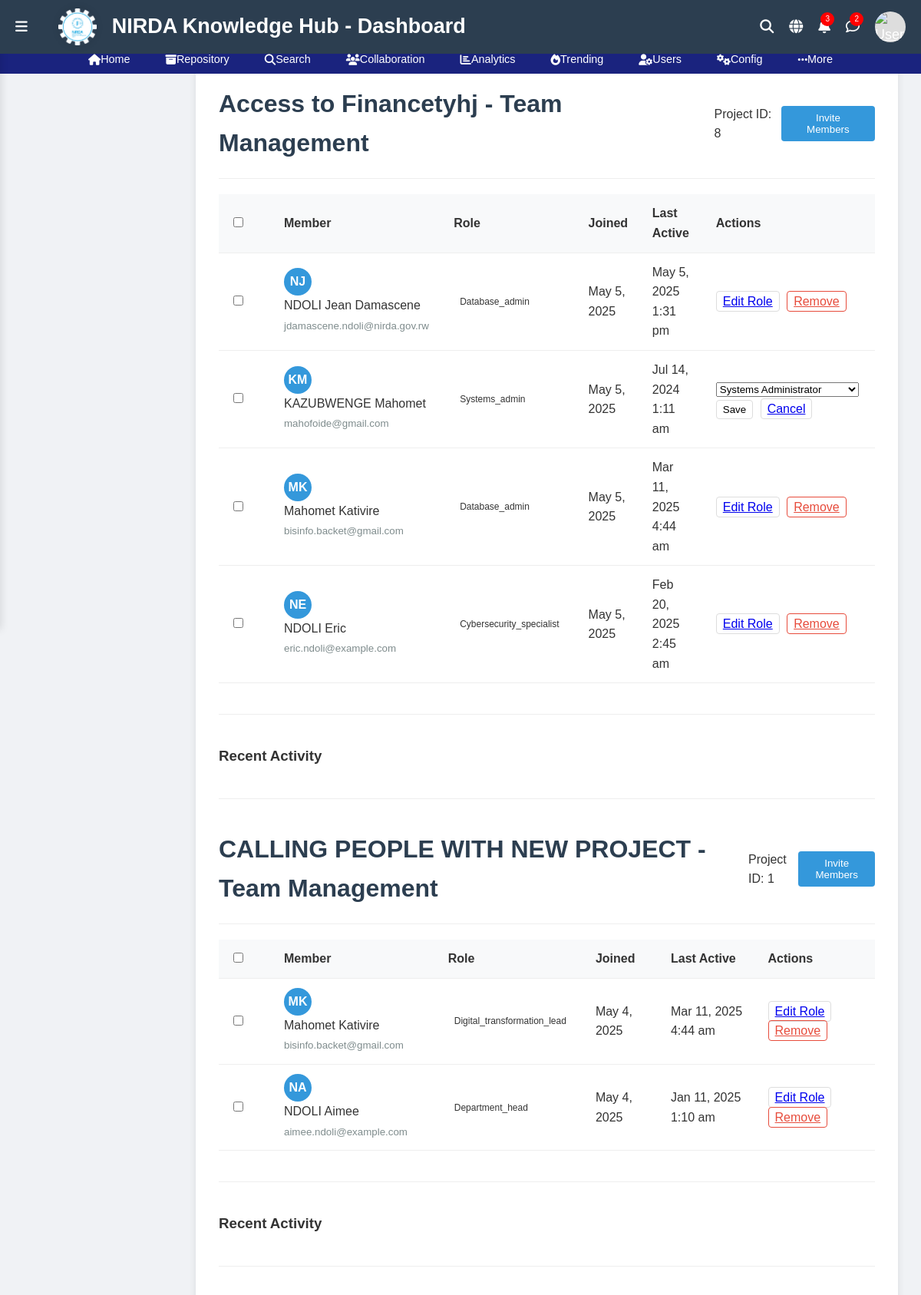
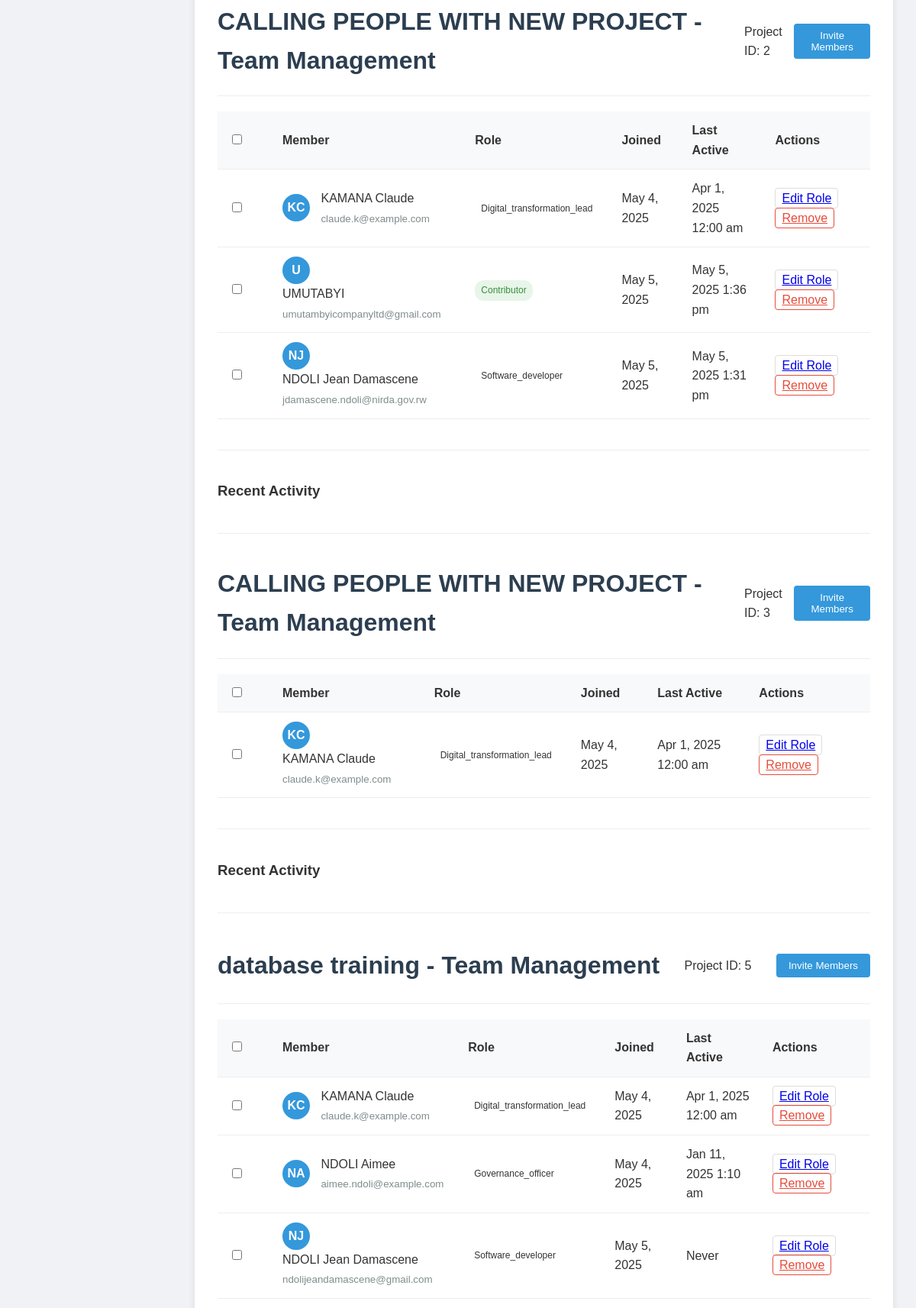
The app's page /CollaborativeProjects/project_members.php?edit_role=1 (upper part) with its own data (2 pictures, top to bottom).
### tables this page shows
CREATE TABLE `projects` (
  `project_id` int(11) NOT NULL,
  `project_name` varchar(100) NOT NULL,
  `description` text DEFAULT NULL,
  `project_template` varchar(100) DEFAULT NULL,
  `start_date` date DEFAULT NULL,
  `end_date` date DEFAULT NULL,
  `goal_title` varchar(255) DEFAULT NULL,
  `goal_description` text DEFAULT NULL,
  `created_by` int(11) DEFAULT NULL,
  `created_at` timestamp NOT NULL DEFAULT current_timestamp()
);

CREATE TABLE `project_members` (
  `member_id` int(12) NOT NULL,
  `project_id` int(11) NOT NULL,
  `user_id` int(11) NOT NULL,
  `role` varchar(50) DEFAULT NULL,
  `joined_at` timestamp NOT NULL DEFAULT current_timestamp()
);

CREATE TABLE `users` (
  `user_id` int(11) NOT NULL,
  `username` varchar(50) NOT NULL,
  `email` varchar(100) NOT NULL,
  `password` varchar(255) NOT NULL,
  `full_name` varchar(100) NOT NULL,
  `role_id` int(11) NOT NULL,
  `department` varchar(100) DEFAULT NULL,
  `division` varchar(100) DEFAULT NULL,
  `unit` varchar(100) DEFAULT NULL,
  `phone_number` varchar(20) DEFAULT NULL,
  `language_preference` enum('English','French','Kinyarwanda') DEFAULT 'English',
  `is_active` tinyint(1) DEFAULT 1,
  `created_at` timestamp NOT NULL DEFAULT current_timestamp(),
  `last_login` timestamp NULL DEFAULT NULL
);

### CollaborativeProjects/project_members.php (the view, shortened to what this page needs)
<?php
include('../SchedureEvent/connect.php');
function getAllProjects($connection) {
    $projects = [];
    $query = "SELECT project_id, project_name FROM projects ORDER BY project_name";
    $result = mysqli_query($connection, $query);
    while ($row = mysqli_fetch_assoc($result)) {
        $projects[] = $row;
    }
    return $projects;
}
function getProjectMembers($connection, $project_id = null) {
    $members = [];
    $query = "SELECT
                pm.project_id,
                u.user_id,
                u.full_name,
                u.email,
                u.last_login,
                pm.role,
                pm.joined_at
              FROM project_members pm
              JOIN users u ON pm.user_id = u.user_id";
    if ($project_id !== null) {
        $query .= " WHERE pm.project_id = ?";
        $stmt = $connection->prepare($query);
        $stmt->bind_param("i", $project_id);
        $stmt->execute();
        $result = $stmt->get_result();
    } else {
        $result = mysqli_query($connection, $query);
    }
    while ($row = ($project_id !== null ? $result->fetch_assoc() : mysqli_fetch_assoc($result))) {
        $members[] = $row;
    }
    return $members;
}
$projects = getAllProjects($connection);
$all_members = getProjectMembers($connection);
function getInitials($full_name) {
    $initials = '';
    $parts = explode(' ', $full_name);
    foreach ($parts as $part) {
        $initials .= strtoupper(substr($part, 0, 1));
    }
    return substr($initials, 0, 2);
}
function formatDate($dateString) {
    return date('M j, Y', strtotime($dateString));
}
function formatDateTime($dateTimeString) {
    return date('M j, Y g:i a', strtotime($dateTimeString));
}
?>
<!DOCTYPE html>
<html lang="en">
<head>
</head>
<body>
<?php include("../Internees_task/header.php"); ?>
    <div class="container">
    <?php foreach ($projects as $project): ?>
        <?php
        $project_members = array_filter($all_members, function($m) use ($project) {
            return $m['project_id'] == $project['project_id'];
        });
        ?>
        <div class="header">
            <h1 class="project-title"><?= htmlspecialchars($project['project_name']) ?> - Team Management</h1>
            <p>Project ID: <?= $project['project_id'] ?></p>
            <button class="btn btn-primary"><a href="../CollaborativeProjects/invitemember.php" style="text-decoration: none; color: white;">Invite Members</a></button>
        </div>
        <table class="members-table">
            <thead>
                <tr>
                    <th width="40"><input type="checkbox" id="toggleBulk" onchange="toggleBulkActions()"></th>
                    <th>Member</th>
                    <th>Role</th>
                    <th>Joined</th>
                    <th>Last Active</th>
                    <th>Actions</th>
                </tr>
            </thead>
            <tbody id="membersList">
                <?php foreach ($project_members as $member): ?>
                <tr data-id="<?= $member['user_id'] ?>">
                    <td><input type="checkbox" class="member-checkbox" onchange="updateSelectedCount()"></td>
                    <td>
                        <div class="member-avatar"><?= getInitials($member['full_name']) ?></div>
                        <div class="member-name">
                            <div><?= htmlspecialchars($member['full_name']) ?></div>
                            <small style="color: #7f8c8d;"><?= htmlspecialchars($member['email']) ?></small>
                        </div>
                    </td>
                    <td>
                        <span class="role-badge role-<?= $member['role'] ?>">
                            <?= ucfirst($member['role']) ?>
                        </span>
                    </td>
                    <td><?= formatDate($member['joined_at']) ?></td>
                    <td><?= $member['last_login'] ? formatDateTime($member['last_login']) : 'Never' ?></td>
                    <td>
    <?php if (isset($_GET['edit_role']) && $_GET['edit_role'] == $member['user_id']): ?>
        <form method="post" style="display: inline;">
            <select name="new_role" class="role-dropdown">
                <option value="systems_admin" <?= $member['role'] == 'systems_admin' ? 'selected' : '' ?>>Systems Administrator</option>
            </select>
            <button type="submit" name="update_role" class="action-btn">Save</button>
            <a href="?cancel=1" class="action-btn">Cancel</a>
        </form>
    <?php else: ?>
        <a href="?edit_role=<?= $member['user_id'] ?>" class="action-btn">Edit Role</a>
        <?php if ($member['role'] !== 'manager'): ?>
            <?php if (isset($_GET['confirm_remove']) && $_GET['confirm_remove'] == $member['user_id']): ?>
                <form method="post" style="display: inline;">
                    <input type="hidden" name="member_id" value="<?= $member['user_id'] ?>">
                    <span>Confirm?</span>
                    <button type="submit" name="remove_member" class="action-btn delete">Yes</button>
                    <a href="?cancel=1" class="action-btn">No</a>
                </form>
            <?php else: ?>
                <a href="?confirm_remove=<?= $member['user_id'] ?>" class="action-btn delete">Remove</a>
            <?php endif; ?>
        <?php endif; ?>
    <?php endif; ?>
</td>
                </tr>
                <?php endforeach; ?>
            </tbody>
        </table>
<div class="activity-log">
    <h3>Recent Activity</h3>
</div>
        <hr style="margin: 40px 0; border: 0; border-top: 1px solid #eee;">
    <?php endforeach; ?>
    </div>
</body>
</html>

### CollaborativeProjects/project_members.php (style rules this page uses)
body { font-family: 'Segoe UI', Tahoma, Geneva, Verdana, sans-serif; margin: 0; padding: 0; background-color: #f5f7fa; color: #333; }
.container { max-width: 1200px; margin-left: 255px; margin-right: 30px; padding: 30px; padding-top: 100px; background-color: white; border-radius: 8px; box-shadow: 0 2px 10px rgba(0,0,0,0.1); }
.header { display: flex; justify-content: space-between; align-items: center; margin-bottom: 20px; padding-bottom: 20px; border-bottom: 1px solid #eee; }
.project-title { margin: 0; color: #2c3e50; }
.btn { padding: 8px 16px; border-radius: 4px; border: none; cursor: pointer; font-weight: 500; }
.btn-primary { background-color: #3498db; color: white; }
.members-table { width: 100%; border-collapse: collapse; margin-bottom: 30px; }
.members-table th, .members-table td { padding: 12px 15px; text-align: left; border-bottom: 1px solid #eee; }
.members-table th { background-color: #f8f9fa; font-weight: 600; }
.member-avatar { display: inline-block; width: 36px; height: 36px; border-radius: 50%; background-color: #3498db; color: white; text-align: center; line-height: 36px; margin-right: 10px; font-weight: bold; }
.member-name { display: inline-block; vertical-align: middle; }
.role-badge { display: inline-block; padding: 4px 8px; border-radius: 12px; font-size: 12px; font-weight: 500; }
.role-contributor { background-color: #e8f5e9; color: #388e3c; }
.activity-log { margin-top: 40px; padding-top: 20px; border-top: 1px solid #eee; }
.action-btn { padding: 4px 8px; border-radius: 4px; background-color: transparent; border: 1px solid #ddd; cursor: pointer; margin-right: 5px; }
.action-btn.delete { color: #e74c3c; border-color: #e74c3c; }

### Internees_task/header.php (style rules this page uses)
:root { --primary-color: #1a237e; --secondary-color: #2c3e50; --accent-color: #e74c3c; --background-color: #ecf0f1; --text-color: #34495e; }
body { font-family: 'Roboto', sans-serif; line-height: 1.6; margin: 0; padding: 0; background-color: #f0f2f5; color: #333; padding-top: 50px; }
body, html { margin: 0; padding: 0; font-family: Arial, sans-serif; min-height: 100vh; display: flex; flex-direction: column; }

### records on screen
projects: project_name "Access to Financetyhj", project_id "8"
project_members: user.full_name "NJ", user.full_name "NDOLI Jean Damascene", user.email "jdamascene.ndoli@nirda.gov.rw", role "Database_admin", joined_at "May 5, 2025", user.last_login "May 5, 2025 1:31 pm"
project_members: user.full_name "KM", user.full_name "KAZUBWENGE Mahomet", user.email "mahofoide@gmail.com", role "Systems_admin", joined_at "May 5, 2025", user.last_login "Jul 14, 2024 1:11 am", new_role "Systems Administrator"
project_members: user.full_name "MK", user.full_name "Mahomet Kativire", user.email "bisinfo.backet@gmail.com", role "Database_admin", joined_at "May 5, 2025", user.last_login "Mar 11, 2025 4:44 am"
project_members: user.full_name "NE", user.full_name "NDOLI Eric", user.email "eric.ndoli@example.com", role "Cybersecurity_specialist", joined_at "May 5, 2025", user.last_login "Feb 20, 2025 2:45 am"
projects: project_name "CALLING PEOPLE WITH NEW PROJECT", project_id "1"
project_members: user.full_name "MK", user.full_name "Mahomet Kativire", user.email "bisinfo.backet@gmail.com", role "Digital_transformation_lead", joined_at "May 4, 2025", user.last_login "Mar 11, 2025 4:44 am"
project_members: user.full_name "NA", user.full_name "NDOLI Aimee", user.email "aimee.ndoli@example.com", role "Department_head", joined_at "May 4, 2025", user.last_login "Jan 11, 2025 1:10 am"
projects: project_name "CALLING PEOPLE WITH NEW PROJECT", project_id "2"
project_members: user.full_name "KC", user.full_name "KAMANA Claude", user.email "claude.k@example.com", role "Digital_transformation_lead", joined_at "May 4, 2025", user.last_login "Apr 1, 2025 12:00 am"
project_members: user.full_name "U", user.full_name "UMUTABYI", user.email "umutambyicompanyltd@gmail.com", role "Contributor", joined_at "May 5, 2025", user.last_login "May 5, 2025 1:36 pm"
project_members: user.full_name "NJ", user.full_name "NDOLI Jean Damascene", user.email "jdamascene.ndoli@nirda.gov.rw", role "Software_developer", joined_at "May 5, 2025", user.last_login "May 5, 2025 1:31 pm"
projects: project_name "CALLING PEOPLE WITH NEW PROJECT", project_id "3"
project_members: user.full_name "KC", user.full_name "KAMANA Claude", user.email "claude.k@example.com", role "Digital_transformation_lead", joined_at "May 4, 2025", user.last_login "Apr 1, 2025 12:00 am"
projects: project_name "database training", project_id "5"
project_members: user.full_name "KC", user.full_name "KAMANA Claude", user.email "claude.k@example.com", role "Digital_transformation_lead", joined_at "May 4, 2025", user.last_login "Apr 1, 2025 12:00 am"
project_members: user.full_name "NA", user.full_name "NDOLI Aimee", user.email "aimee.ndoli@example.com", role "Governance_officer", joined_at "May 4, 2025", user.last_login "Jan 11, 2025 1:10 am"
project_members: user.full_name "NJ", user.full_name "NDOLI Jean Damascene", user.email "ndolijeandamascene@gmail.com", role "Software_developer", joined_at "May 5, 2025", shows "Never"
